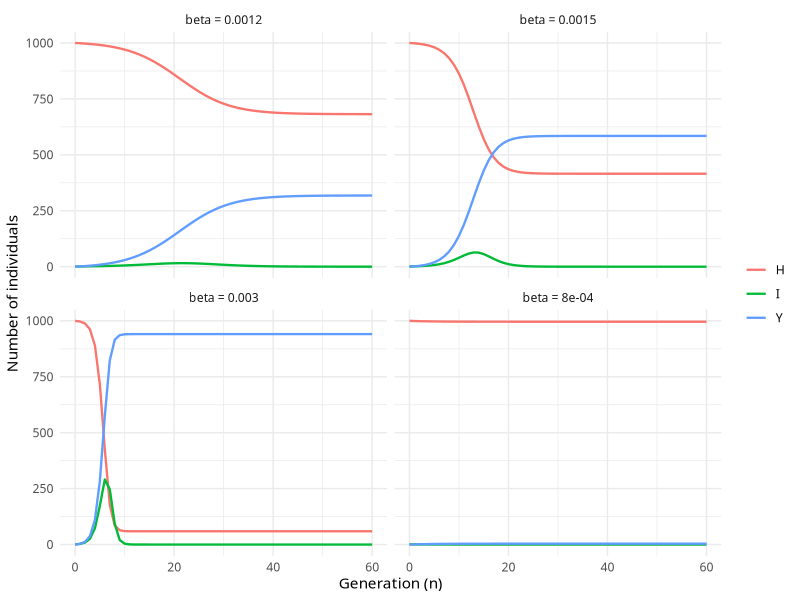
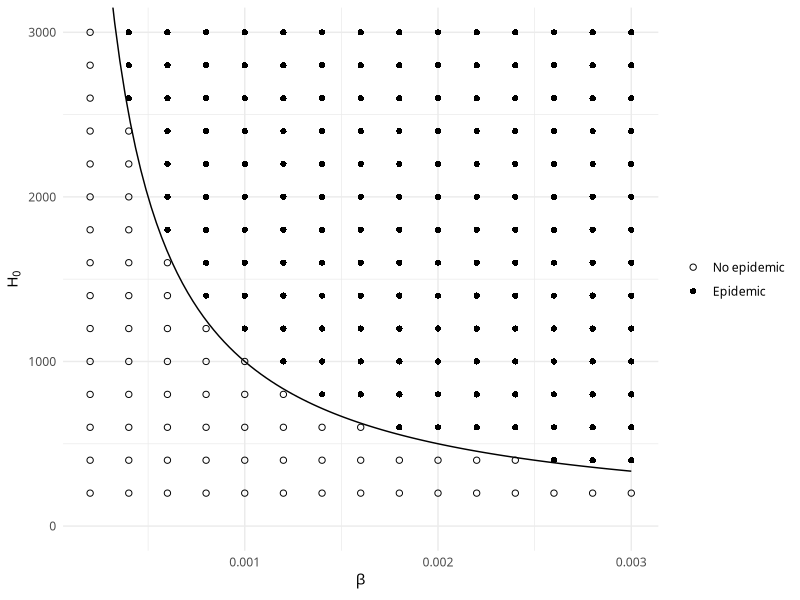
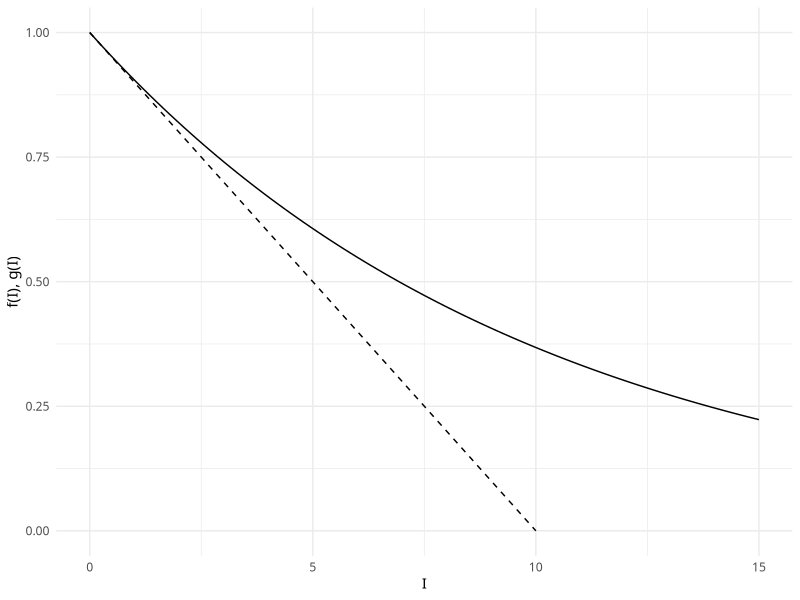
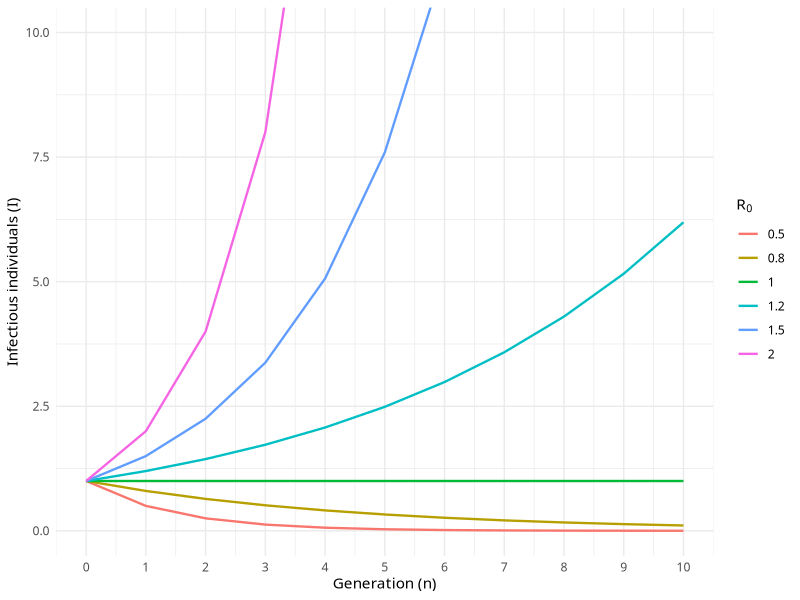
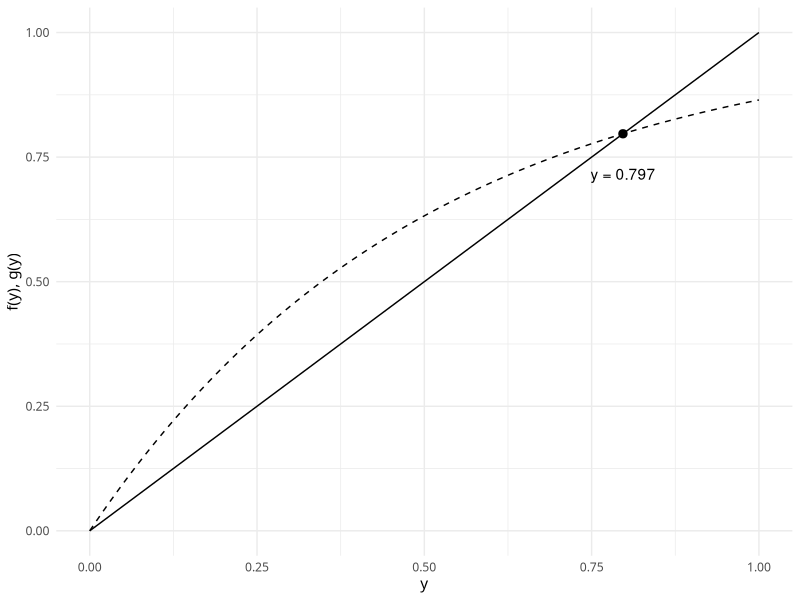
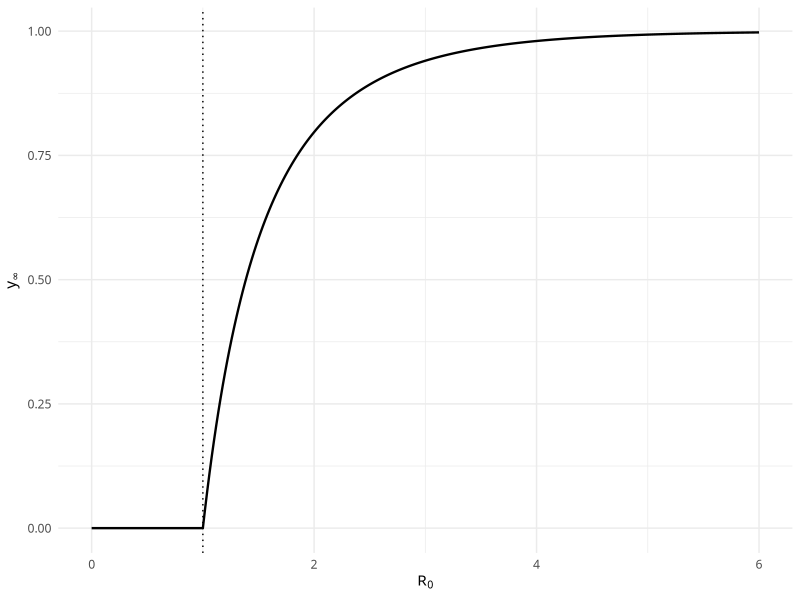

These figures' R source, in order:
## ---- chunk 1
#| label: setup-ch05
#| message: false
library(tidyverse)
theme_set(theme_minimal(base_family = "Sarabun"))

# Fourth-order Runge-Kutta solver for a system dy/dt = deriv(y, parms)
rk4 <- function(deriv, y0, times, parms) {
  out <- matrix(NA_real_, length(times), length(y0),
                dimnames = list(NULL, names(y0)))
  y <- y0
  out[1, ] <- y
  for (k in seq_along(times)[-1]) {
    h  <- times[k] - times[k - 1]
    k1 <- deriv(y, parms)
    k2 <- deriv(y + h / 2 * k1, parms)
    k3 <- deriv(y + h / 2 * k2, parms)
    k4 <- deriv(y + h * k3, parms)
    y  <- y + h / 6 * (k1 + 2 * k2 + 2 * k3 + k4)
    out[k, ] <- y
  }
  as_tibble(out) |> mutate(t = times, .before = 1)
}

# Final disease level: root of y = 1 - exp(-R0 * y) on (0, 1]
final_level <- function(R0) {
  if (R0 <= 1) return(0)
  uniroot(\(y) y - (1 - exp(-R0 * y)), c(1e-9, 1), tol = 1e-10)$root
}
## ---- chunk 2
#| label: discrete-model-function
sim_discrete <- function(beta, H0 = 1000, I0 = 1, n_gen = 40) {
  H <- I <- numeric(n_gen + 1)
  H[1] <- H0
  I[1] <- I0
  for (n in seq_len(n_gen)) {
    H[n + 1] <- H[n] * exp(-beta * I[n])
    I[n + 1] <- H[n] * (1 - exp(-beta * I[n]))
  }
  tibble(n = 0:n_gen, H = H, I = I, Y = c(0, cumsum(I[-1])))
}
## ---- chunk 3
#| label: fig-tm-discrete-sim
#| fig-cap: "Number of healthy (H) and infectious (I) individuals per unit area, and total number of individuals infected since the start of the epidemic (Y), in relation to disease generation (n). Solutions of the discrete-time model with H0 = 1000 and I0 = 1 for four values of beta."
#| fig-width: 8
#| fig-height: 5.5
c(0.0008, 0.0012, 0.0015, 0.003) |>
  set_names() |>
  map(\(b) sim_discrete(b, n_gen = 60)) |>
  list_rbind(names_to = "beta") |>
  mutate(beta = paste("beta =", beta)) |>
  pivot_longer(c(H, I, Y), names_to = "state", values_to = "number") |>
  ggplot(aes(n, number, colour = state)) +
  geom_line(linewidth = 0.8) +
  facet_wrap(~ beta) +
  labs(x = "Generation (n)", y = "Number of individuals", colour = NULL)
## ---- chunk 4
#| label: fig-tm-discrete-threshold
#| fig-cap: "Parameter combinations of beta and initial number of healthy individuals (H0) for which an epidemic develops (filled) or does not develop (open) in simulations of the discrete-time model (epidemic defined as I1 > I0). The curve is beta * H0 = 1."
#| fig-width: 6
#| fig-height: 4.5
grid <- crossing(beta = seq(0.0002, 0.003, by = 0.0002),
                 H0   = seq(200, 3000, by = 200)) |>
  mutate(epidemic = map2_lgl(beta, H0, \(b, h) {
    sim_discrete(b, H0 = h, n_gen = 1)$I[2] > 1
  }))

ggplot(grid, aes(beta, H0)) +
  geom_point(aes(shape = epidemic), size = 1.8) +
  geom_function(fun = \(b) 1 / b, xlim = c(0.0003, 0.003)) +
  scale_shape_manual(values = c(`TRUE` = 16, `FALSE` = 1),
                     labels = c(`TRUE` = "Epidemic", `FALSE` = "No epidemic")) +
  coord_cartesian(ylim = c(0, 3000)) +
  labs(x = expression(beta), y = expression(H[0]), shape = NULL)
## ---- chunk 5
#| label: fig-tm-box51
#| fig-cap: "Exponential decay function f(I) = exp(-beta * I) (solid) and its approximating linear function g(I) = 1 - beta * I (dashed), with beta = 0.1."
#| fig-width: 5.5
#| fig-height: 3.5
ggplot() +
  geom_function(fun = \(I) exp(-0.1 * I), xlim = c(0, 15)) +
  geom_function(fun = \(I) 1 - 0.1 * I, xlim = c(0, 10), linetype = "dashed") +
  labs(x = "I", y = "f(I), g(I)")
## ---- chunk 6
#| label: fig-tm-discrete-R0
#| fig-cap: "Number of infectious individuals per unit area (I) in relation to disease generation (n) for various values of the basic reproduction number, R0 = beta * H0. Curves are solutions of the linearised model with I0 = 1."
#| fig-width: 6
#| fig-height: 4
crossing(R0 = c(0.5, 0.8, 1, 1.2, 1.5, 2), n = 0:10) |>
  mutate(I = R0^n, R0 = factor(R0)) |>
  ggplot(aes(n, I, colour = R0)) +
  geom_line(linewidth = 0.8) +
  scale_x_continuous(breaks = 0:10) +
  coord_cartesian(ylim = c(0, 10)) +
  labs(x = "Generation (n)", y = "Infectious individuals (I)", colour = expression(R[0]))
## ---- chunk 7
#| label: fig-tm-box52
#| fig-cap: "Curves of f(y) = y and g(y) = 1 - exp(-2y). The intersection (point) is the solution of the final level equation for R0 = 2."
#| fig-width: 5
#| fig-height: 4
y2 <- final_level(2)
ggplot() +
  geom_function(fun = \(y) y, xlim = c(0, 1)) +
  geom_function(fun = \(y) 1 - exp(-2 * y), xlim = c(0, 1), linetype = "dashed") +
  annotate("point", x = y2, y = y2, size = 2.5) +
  annotate("text", x = y2, y = y2 - 0.08, label = sprintf("y = %.3f", y2)) +
  labs(x = "y", y = "f(y), g(y)")
## ---- chunk 8
#| label: final-level-values
tibble(R0 = c(1.5, 2, 3, 5)) |>
  mutate(y_inf = map_dbl(R0, final_level))
## ---- chunk 9
#| label: fig-tm-final-level
#| fig-cap: "Fraction of plant individuals infected after the epidemic has run its course (final level) in relation to the basic reproduction number, R0. The curve is the solution of the final level equation."
#| fig-width: 6
#| fig-height: 4
tibble(R0 = seq(0, 6, by = 0.02)) |>
  mutate(y_inf = map_dbl(R0, final_level)) |>
  ggplot(aes(R0, y_inf)) +
  geom_line(linewidth = 0.8) +
  geom_vline(xintercept = 1, linetype = "dotted") +
  labs(x = expression(R[0]), y = expression(y[infinity]))
